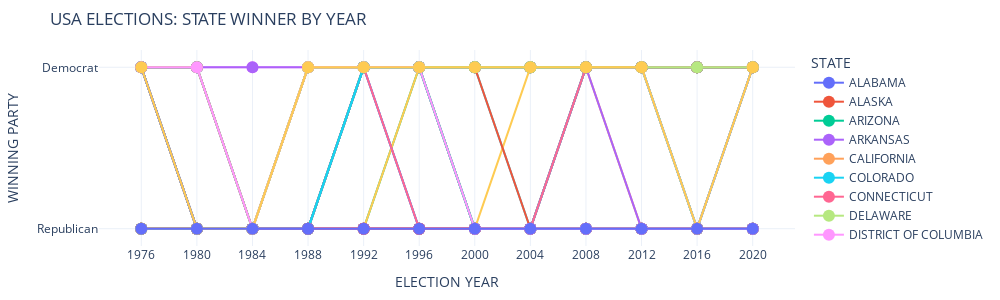
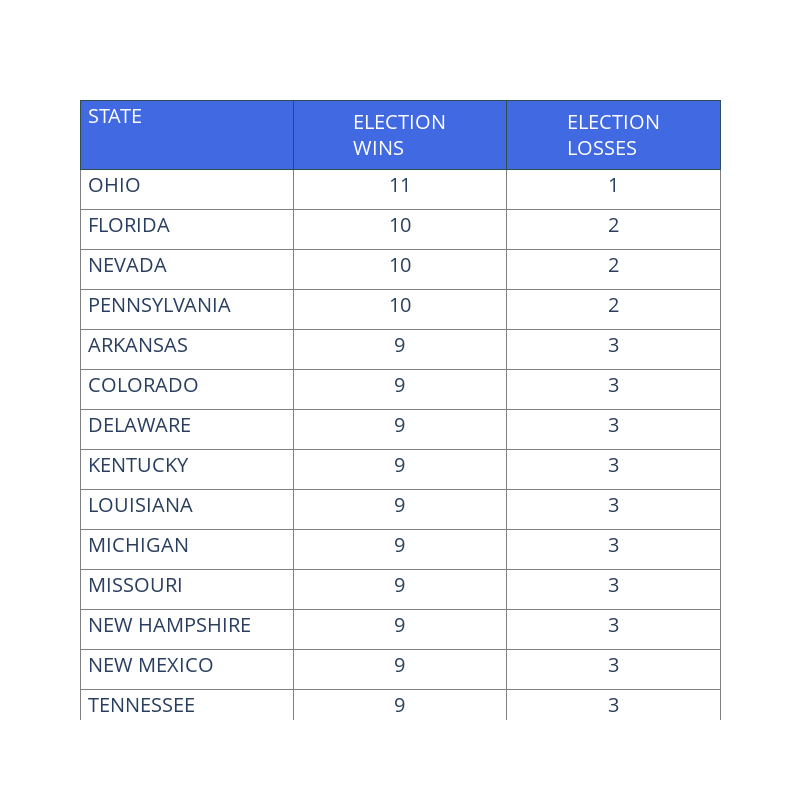

Notebook cell for these charts, in order:
### Markdown cell above
## Aug 20, 2024 - Plotly Figure Friday - Week 33 - US Presidential Elections
State win-loss records

### Code cell
import plotly.express as px
import plotly.graph_objects as go
import polars as pl
import numpy as np

#------------------------------------------------------------------------------#
#     Election winners cannot be determined from the weekly dataset. Two       # 
#     elections were won by candidates who loser of the popular vote.          #
#------------------------------------------------------------------------------#
df_election_winners = (
    # this df created as Lazy Frame for later join with other lazy frame
    pl.LazyFrame(
    {
        'YEAR'    : [1976, 1980, 1984, 1988, 1992, 1996, 2000, 2004, 2008 ,2012, 2016, 2020],
        'WINNER'  : ['Democrat','Republican','Republican','Republican', 'Democrat', 
                     'Democrat','Republican','Republican','Democrat','Democrat',
                     'Republican','Democrat'] 
    }
    )
    .with_columns(pl.col('YEAR').cast(pl.Int16))
)
print(f'{df_election_winners =  }')
# print(f'{df_election_winners.schema =  }')
print(f'{df_election_winners.collect_schema() =  }')
print(f'{df_election_winners.describe =  }')
print(f'{df_election_winners.inspect =  }')

#------------------------------------------------------------------------------#
#     Read dataset from local file, clean up - uses polars LazyFrame           #
#------------------------------------------------------------------------------#
df = (
    pl.scan_csv(       # pl.scan_csv creates Lazy Frame for query optimization
    './Dataset/1976-2020-president.csv',
    ignore_errors=True
    )
    .select(pl.col('year', 'state', 'party_simplified', 'candidatevotes'))
    .rename(
        {
            'year': 'YEAR',
            'state':'STATE',
            'party_simplified':'PARTY',
            'candidatevotes':'VOTES'
        }
    )
    .filter(pl.col('PARTY').is_in(['DEMOCRAT', 'REPUBLICAN']))
    .with_columns(
        pl.col('PARTY')
        .str.replace('DEMOCRAT', 'DEM')
        .str.replace('REPUBLICAN', 'REP'),
        pl.col('YEAR').cast(pl.Int16),
        pl.col('VOTES').cast(pl.Int32)
    )
     # optimize & run query from scan_csv to .collect() on the next line
    .collect()   
    .pivot(
         index =['YEAR', 'STATE'],
         on = 'PARTY',
         values='VOTES',
         aggregate_function='sum'
    )
    # convert back to lazy mode post-pivot
    .lazy()     # converting back to Lazy Frames
    .with_columns(
        STATE_WINNER = 
            pl.when(pl.col('DEM')> pl.col('REP'))
            .then(pl.lit('Democrat'))
            .otherwise(pl.lit('Republican'))
    )
    .with_columns(
        STATE_LOSER = 
            pl.when(pl.col('DEM')> pl.col('REP'))
            .then(pl.lit('Republican'))
            .otherwise(pl.lit('Democrat'))
    )
    .join(
        df_election_winners,
        on='YEAR',
        how='left'
    )
    .with_columns(
        WIN = pl.when(pl.col('STATE_WINNER') == pl.col('WINNER'))
                .then(pl.lit(1))
                .otherwise(pl.lit(0))
    )
    .with_columns(
        LOSS = pl.when(pl.col('STATE_WINNER') != pl.col('WINNER'))
                .then(pl.lit(1))
                .otherwise(pl.lit(0))
    )

    # optimize & run query from previous .lazy() to .collect() on the next line
    .collect()
)

#------------------------------------------------------------------------------#
#     Make scatter plot to show  each state's winning party by year            #
#------------------------------------------------------------------------------#
states = df.columns[0:-2]
df_state_winners = (
    df
    .pivot(
        index = 'YEAR',
        on = 'STATE',
        values = 'STATE_WINNER'
    )
    .with_columns(pl.col('YEAR').cast(pl.String))
)
print(f'{df_state_winners.head(2) = }')
print(f'{df_state_winners.glimpse() = }')

states = df_state_winners.columns[1:]

fig = px.scatter(df_state_winners, 'YEAR', states)
fig.update_layout(
    title = f'USA Elections: State Winner by YEAR'.upper(),
    height=300, width=1000,
    xaxis_title='ELECTION YEAR'.upper(),
    yaxis_title="Winning party".upper(),
    yaxis_title_font=dict(size=14),
    xaxis_title_font=dict(size=14),
    margin={"r":50, "t":50, "l":50, "b":50},
    autosize=False,
    showlegend=True,
    template='plotly_white'
)
#  Setup hover elements
fig.update_traces(
    mode='markers+lines',
    marker=dict(size=12, line=dict(width=0)),
    )
# fig.update_layout(hovermode='x unified')
fig.update_layout(legend_title='STATE')
fig.update_yaxes(range = ['REP', 'DEM'])
fig.update_yaxes(categoryorder='category descending')

fig.show()

#------------------------------------------------------------------------------#
#     Draw a plotly table with the win/loss results                            #
#------------------------------------------------------------------------------#
df_wins_losses = (
    pl.LazyFrame(   # start as a lazy frame
        df
        .group_by('STATE')
        .agg(
            [
                pl.col('WIN').sum(),
                pl.col('LOSS').sum()
            ]
        )
        .sort('WIN', 'STATE', descending =[True, False])
    )
    .collect()    # convert lazy frame to dataframe
)

fig = go.Figure(
    data=[
        go.Table(
            header=dict(
                values=['STATE', 'ELECTION<br>WINS', 'ELECTION<br>LOSSES'],
                line_color='darkslategray',
                fill_color='royalblue',
                align=['left','center'],
                font=dict(color='white', size=20),
                height=40
                ),
                cells = dict (
                    values=[
                            df_wins_losses['STATE'], 
                            df_wins_losses['WIN'],
                            df_wins_losses['LOSS'],
                        ],
                        line_color='gray',
                        fill_color='white',
                        align=['left','center'],
                        font_size=20,
                        height=40
                ),
        )
    ]
)
fig.update_layout(template = 'plotly_white', width=800, height=800)

fig.show()

### Figure 1 — Plotly figure (JSON) as saved in the notebook; plotly's stock layout.template omitted (floating-point values rounded to 4 significant figures)
{"data": [{"hovertemplate": "variable=ALABAMA<br>YEAR=%{x}<br>value=%{y}<extra></extra>", "legendgroup": "ALABAMA", "marker": {"color": "#636efa", "line": {"width": 0}, "size": 12, "symbol": "circle"}, "mode": "markers+lines", "name": "ALABAMA", "orientation": "v", "showlegend": true, "type": "scatter", "x": ["1976", "1980", "1984", "1988", "1992", "1996", "2000", "2004", "2008", "2012", "2016", "2020"], "xaxis": "x", "y": ["Democrat", "Republican", "Republican", "Republican", "Republican", "Republican", "Republican", "Republican", "Republican", "Republican", "Republican", "Republican"], "yaxis": "y"}, {"hovertemplate": "variable=ALASKA<br>YEAR=%{x}<br>value=%{y}<extra></extra>", "legendgroup": "ALASKA", "marker": {"color": "#EF553B", "line": {"width": 0}, "size": 12, "symbol": "circle"}, "mode": "markers+lines", "name": "ALASKA", "orientation": "v", "showlegend": true, "type": "scatter", "x": ["1976", "1980", "1984", "1988", "1992", "1996", "2000", "2004", "2008", "2012", "2016", "2020"], "xaxis": "x", "y": ["Republican", "Republican", "Republican", "Republican", "Republican", "Republican", "Republican", "Republican", "Republican", "Republican", "Republican", "Republican"], "yaxis": "y"}, {"hovertemplate": "variable=ARIZONA<br>YEAR=%{x}<br>value=%{y}<extra></extra>", "legendgroup": "ARIZONA", "marker": {"color": "#00cc96", "line": {"width": 0}, "size": 12, "symbol": "circle"}, "mode": "markers+lines", "name": "ARIZONA", "orientation": "v", "showlegend": true, "type": "scatter", "x": ["1976", "1980", "1984", "1988", "1992", "1996", "2000", "2004", "2008", "2012", "2016", "2020"], "xaxis": "x", "y": ["Republican", "Republican", "Republican", "Republican", "Republican", "Democrat", "Republican", "Republican", "Republican", "Republican", "Republican", "Democrat"], "yaxis": "y"}, {"hovertemplate": "variable=ARKANSAS<br>YEAR=%{x}<br>value=%{y}<extra></extra>", "legendgroup": "ARKANSAS", "marker": {"color": "#ab63fa", "line": {"width": 0}, "size": 12, "symbol": "circle"}, "mode": "markers+lines", "name": "ARKANSAS", "orientation": "v", "showlegend": true, "type": "scatter", "x": ["1976", "1980", "1984", "1988", "1992", "1996", "2000", "2004", "2008", "2012", "2016", "2020"], "xaxis": "x", "y": ["Democrat", "Republican", "Republican", "Republican", "Democrat", "Democrat", "Republican", "Republican", "Republican", "Republican", "Republican", "Republican"], "yaxis": "y"}, {"hovertemplate": "variable=CALIFORNIA<br>YEAR=%{x}<br>value=%{y}<extra></extra>", "legendgroup": "CALIFORNIA", "marker": {"color": "#FFA15A", "line": {"width": 0}, "size": 12, "symbol": "circle"}, "mode": "markers+lines", "name": "CALIFORNIA", "orientation": "v", "showlegend": true, "type": "scatter", "x": ["1976", "1980", "1984", "1988", "1992", "1996", "2000", "2004", "2008", "2012", "2016", "2020"], "xaxis": "x", "y": ["Republican", "Republican", "Republican", "Republican", "Democrat", "Democrat", "Democrat", "Democrat", "Democrat", "Democrat", "Democrat", "Democrat"], "yaxis": "y"}, {"hovertemplate": "variable=COLORADO<br>YEAR=%{x}<br>value=%{y}<extra></extra>", "legendgroup": "COLORADO", "marker": {"color": "#19d3f3", "line": {"width": 0}, "size": 12, "symbol": "circle"}, "mode": "markers+lines", "name": "COLORADO", "orientation": "v", "showlegend": true, "type": "scatter", "x": ["1976", "1980", "1984", "1988", "1992", "1996", "2000", "2004", "2008", "2012", "2016", "2020"], "xaxis": "x", "y": ["Republican", "Republican", "Republican", "Republican", "Democrat", "Republican", "Republican", "Republican", "Democrat", "Democrat", "Democrat", "Democrat"], "yaxis": "y"}, {"hovertemplate": "variable=CONNECTICUT<br>YEAR=%{x}<br>value=%{y}<extra></extra>", "legendgroup": "CONNECTICUT", "marker": {"color": "#FF6692", "line": {"width": 0}, "size": 12, "symbol": "circle"}, "mode": "markers+lines", "name": "CONNECTICUT", "orientation": "v", "showlegend": true, "type": "scatter", "x": ["1976", "1980", "1984", "1988", "1992", "1996", "2000", "2004", "2008", "2012", "2016", "2020"], "xaxis": "x", "y": ["Republican", "Republican", "Republican", "Republican", "Democrat", "Democrat", "Democrat", "Democrat", "Democrat", "Democrat", "Democrat", "Democrat"], "yaxis": "y"}, {"hovertemplate": "variable=DELAWARE<br>YEAR=%{x}<br>value=%{y}<extra></extra>", "legendgroup": "DELAWARE", "marker": {"color": "#B6E880", "line": {"width": 0}, "size": 12, "symbol": "circle"}, "mode": "markers+lines", "name": "DELAWARE", "orientation": "v", "showlegend": true, "type": "scatter", "x": ["1976", "1980", "1984", "1988", "1992", "1996", "2000", "2004", "2008", "2012", "2016", "2020"], "xaxis": "x", "y": ["Democrat", "Republican", "Republican", "Republican", "Democrat", "Democrat", "Democrat", "Democrat", "Democrat", "Democrat", "Democrat", "Democrat"], "yaxis": "y"}, {"hovertemplate": "variable=DISTRICT OF COLUMBIA<br>YEAR=%{x}<br>value=%{y}<extra></extra>", "legendgroup": "DISTRICT OF COLUMBIA", "marker": {"color": "#FF97FF", "line": {"width": 0}, "size": 12, "symbol": "circle"}, "mode": "markers+lines", "name": "DISTRICT OF COLUMBIA", "orientation": "v", "showlegend": true, "type": "scatter", "x": ["1976", "1980", "1984", "1988", "1992", "1996", "2000", "2004", "2008", "2012", "2016", "2020"], "xaxis": "x", "y": ["Democrat", "Democrat", "Democrat", "Democrat", "Democrat", "Democrat", "Democrat", "Democrat", "Democrat", "Democrat", "Democrat", "Democrat"], "yaxis": "y"}, {"hovertemplate": "variable=FLORIDA<br>YEAR=%{x}<br>value=%{y}<extra></extra>", "legendgroup": "FLORIDA", "marker": {"color": "#FECB52", "line": {"width": 0}, "size": 12, "symbol": "circle"}, "mode": "markers+lines", "name": "FLORIDA", "orientation": "v", "showlegend": true, "type": "scatter", "x": ["1976", "1980", "1984", "1988", "1992", "1996", "2000", "2004", "2008", "2012", "2016", "2020"], "xaxis": "x", "y": ["Democrat", "Republican", "Republican", "Republican", "Republican", "Democrat", "Republican", "Republican", "Democrat", "Democrat", "Republican", "Republican"], "yaxis": "y"}, {"hovertemplate": "variable=GEORGIA<br>YEAR=%{x}<br>value=%{y}<extra></extra>", "legendgroup": "GEORGIA", "marker": {"color": "#636efa", "line": {"width": 0}, "size": 12, "symbol": "circle"}, "mode": "markers+lines", "name": "GEORGIA", "orientation": "v", "showlegend": true, "type": "scatter", "x": ["1976", "1980", "1984", "1988", "1992", "1996", "2000", "2004", "2008", "2012", "2016", "2020"], "xaxis": "x", "y": ["Democrat", "Democrat", "Republican", "Republican", "Democrat", "Republican", "Republican", "Republican", "Republican", "Republican", "Republican", "Democrat"], "yaxis": "y"}, {"hovertemplate": "variable=HAWAII<br>YEAR=%{x}<br>value=%{y}<extra></extra>", "legendgroup": "HAWAII", "marker": {"color": "#EF553B", "line": {"width": 0}, "size": 12, "symbol": "circle"}, "mode": "markers+lines", "name": "HAWAII", "orientation": "v", "showlegend": true, "type": "scatter", "x": ["1976", "1980", "1984", "1988", "1992", "1996", "2000", "2004", "2008", "2012", "2016", "2020"], "xaxis": "x", "y": ["Democrat", "Democrat", "Republican", "Democrat", "Democrat", "Democrat", "Democrat", "Democrat", "Democrat", "Democrat", "Democrat", "Democrat"], "yaxis": "y"}, {"hovertemplate": "variable=IDAHO<br>YEAR=%{x}<br>value=%{y}<extra></extra>", "legendgroup": "IDAHO", "marker": {"color": "#00cc96", "line": {"width": 0}, "size": 12, "symbol": "circle"}, "mode": "markers+lines", "name": "IDAHO", "orientation": "v", "showlegend": true, "type": "scatter", "x": ["1976", "1980", "1984", "1988", "1992", "1996", "2000", "2004", "2008", "2012", "2016", "2020"], "xaxis": "x", "y": ["Republican", "Republican", "Republican", "Republican", "Republican", "Republican", "Republican", "Republican", "Republican", "Republican", "Republican", "Republican"], "yaxis": "y"}, {"hovertemplate": "variable=ILLINOIS<br>YEAR=%{x}<br>value=%{y}<extra></extra>", "legendgroup": "ILLINOIS", "marker": {"color": "#ab63fa", "line": {"width": 0}, "size": 12, "symbol": "circle"}, "mode": "markers+lines", "name": "ILLINOIS", "orientation": "v", "showlegend": true, "type": "scatter", "x": ["1976", "1980", "1984", "1988", "1992", "1996", "2000", "2004", "2008", "2012", "2016", "2020"], "xaxis": "x", "y": ["Republican", "Republican", "Republican", "Republican", "Democrat", "Democrat", "Democrat", "Democrat", "Democrat", "Democrat", "Democrat", "Democrat"], "yaxis": "y"}, {"hovertemplate": "variable=INDIANA<br>YEAR=%{x}<br>value=%{y}<extra></extra>", "legendgroup": "INDIANA", "marker": {"color": "#FFA15A", "line": {"width": 0}, "size": 12, "symbol": "circle"}, "mode": "markers+lines", "name": "INDIANA", "orientation": "v", "showlegend": true, "type": "scatter", "x": ["1976", "1980", "1984", "1988", "1992", "1996", "2000", "2004", "2008", "2012", "2016", "2020"], "xaxis": "x", "y": ["Republican", "Republican", "Republican", "Republican", "Republican", "Republican", "Republican", "Republican", "Democrat", "Republican", "Republican", "Republican"], "yaxis": "y"}, {"hovertemplate": "variable=IOWA<br>YEAR=%{x}<br>value=%{y}<extra></extra>", "legendgroup": "IOWA", "marker": {"color": "#19d3f3", "line": {"width": 0}, "size": 12, "symbol": "circle"}, "mode": "markers+lines", "name": "IOWA", "orientation": "v", "showlegend": true, "type": "scatter", "x": ["1976", "1980", "1984", "1988", "1992", "1996", "2000", "2004", "2008", "2012", "2016", "2020"], "xaxis": "x", "y": ["Republican", "Republican", "Republican", "Democrat", "Democrat", "Democrat", "Democrat", "Republican", "Democrat", "Democrat", "Republican", "Republican"], "yaxis": "y"}, {"hovertemplate": "variable=KANSAS<br>YEAR=%{x}<br>value=%{y}<extra></extra>", "legendgroup": "KANSAS", "marker": {"color": "#FF6692", "line": {"width": 0}, "size": 12, "symbol": "circle"}, "mode": "markers+lines", "name": "KANSAS", "orientation": "v", "showlegend": true, "type": "scatter", "x": ["1976", "1980", "1984", "1988", "1992", "1996", "2000", "2004", "2008", "2012", "2016", "2020"], "xaxis": "x", "y": ["Republican", "Republican", "Republican", "Republican", "Republican", "Republican", "Republican", "Republican", "Republican", "Republican", "Republican", "Republican"], "yaxis": "y"}, {"hovertemplate": "variable=KENTUCKY<br>YEAR=%{x}<br>value=%{y}<extra></extra>", "legendgroup": "KENTUCKY", "marker": {"color": "#B6E880", "line": {"width": 0}, "size": 12, "symbol": "circle"}, "mode": "markers+lines", "name": "KENTUCKY", "orientation": "v", "showlegend": true, "type": "scatter", "x": ["1976", "1980", "1984", "1988", "1992", "1996", "2000", "2004", "2008", "2012", "2016", "2020"], "xaxis": "x", "y": ["Democrat", "Republican", "Republican", "Republican", "Democrat", "Democrat", "Republican", "Republican", "Republican", "Republican", "Republican", "Republican"], "yaxis": "y"}, {"hovertemplate": "variable=LOUISIANA<br>YEAR=%{x}<br>value=%{y}<extra></extra>", "legendgroup": "LOUISIANA", "marker": {"color": "#FF97FF", "line": {"width": 0}, "size": 12, "symbol": "circle"}, "mode": "markers+lines", "name": "LOUISIANA", "orientation": "v", "showlegend": true, "type": "scatter", "x": ["1976", "1980", "1984", "1988", "1992", "1996", "2000", "2004", "2008", "2012", "2016", "2020"], "xaxis": "x", "y": ["Democrat", "Republican", "Republican", "Republican", "Democrat", "Democrat", "Republican", "Republican", "Republican", "Republican", "Republican", "Republican"], "yaxis": "y"}, {"hovertemplate": "variable=MAINE<br>YEAR=%{x}<br>value=%{y}<extra></extra>", "legendgroup": "MAINE", "marker": {"color": "#FECB52", "line": {"width": 0}, "size": 12, "symbol": "circle"}, "mode": "markers+lines", "name": "MAINE", "orientation": "v", "showlegend": true, "type": "scatter", "x": ["1976", "1980", "1984", "1988", "1992", "1996", "2000", "2004", "2008", "2012", "2016", "2020"], "xaxis": "x", "y": ["Republican", "Republican", "Republican", "Republican", "Democrat", "Democrat", "Democrat", "Democrat", "Democrat", "Democrat", "Democrat", "Democrat"], "yaxis": "y"}, {"hovertemplate": "variable=MARYLAND<br>YEAR=%{x}<br>value=%{y}<extra></extra>", "legendgroup": "MARYLAND", "marker": {"color": "#636efa", "line": {"width": 0}, "size": 12, "symbol": "circle"}, "mode": "markers+lines", "name": "MARYLAND", "orientation": "v", "showlegend": true, "type": "scatter", "x": ["1976", "1980", "1984", "1988", "1992", "1996", "2000", "2004", "2008", "2012", "2016", "2020"], "xaxis": "x", "y": ["Democrat", "Democrat", "Republican", "Republican", "Democrat", "Democrat", "Democrat", "Democrat", "Democrat", "Democrat", "Democrat", "Democrat"], "yaxis": "y"}, {"hovertemplate": "variable=MASSACHUSETTS<br>YEAR=%{x}<br>value=%{y}<extra></extra>", "legendgroup": "MASSACHUSETTS", "marker": {"color": "#EF553B", "line": {"width": 0}, "size": 12, "symbol": "circle"}, "mode": "markers+lines", "name": "MASSACHUSETTS", "orientation": "v", "showlegend": true, "type": "scatter", "x": ["1976", "1980", "1984", "1988", "1992", "1996", "2000", "2004", "2008", "2012", "2016", "2020"], "xaxis": "x", "y": ["Democrat", "Republican", "Republican", "Democrat", "Democrat", "Democrat", "Democrat", "Democrat", "Democrat", "Democrat", "Democrat", "Democrat"], "yaxis": "y"}, {"hovertemplate": "variable=MICHIGAN<br>YEAR=%{x}<br>value=%{y}<extra></extra>", "legendgroup": "MICHIGAN", "marker": {"color": "#00cc96", "line": {"width": 0}, "size": 12, "symbol": "circle"}, "mode": "markers+lines", "name": "MICHIGAN", "orientation": "v", "showlegend": true, "type": "scatter", "x": ["1976", "1980", "1984", "1988", "1992", "1996", "2000", "2004", "2008", "2012", "2016", "2020"], "xaxis": "x", "y": ["Republican", "Republican", "Republican", "Republican", "Democrat", "Democrat", "Democrat", "Democrat", "Democrat", "Democrat", "Republican", "Democrat"], "yaxis": "y"}, {"hovertemplate": "variable=MINNESOTA<br>YEAR=%{x}<br>value=%{y}<extra></extra>", "legendgroup": "MINNESOTA", "marker": {"color": "#ab63fa", "line": {"width": 0}, "size": 12, "symbol": "circle"}, "mode": "markers+lines", "name": "MINNESOTA", "orientation": "v", "showlegend": true, "type": "scatter", "x": ["1976", "1980", "1984", "1988", "1992", "1996", "2000", "2004", "2008", "2012", "2016", "2020"], "xaxis": "x", "y": ["Democrat", "Democrat", "Democrat", "Democrat", "Democrat", "Democrat", "Democrat", "Democrat", "Democrat", "Democrat", "Democrat", "Democrat"], "yaxis": "y"}, {"hovertemplate": "variable=MISSISSIPPI<br>YEAR=%{x}<br>value=%{y}<extra></extra>", "legendgroup": "MISSISSIPPI", "marker": {"color": "#FFA15A", "line": {"width": 0}, "size": 12, "symbol": "circle"}, "mode": "markers+lines", "name": "MISSISSIPPI", "orientation": "v", "showlegend": true, "type": "scatter", "x": ["1976", "1980", "1984", "1988", "1992", "1996", "2000", "2004", "2008", "2012", "2016", "2020"], "xaxis": "x", "y": ["Democrat", "Republican", "Republican", "Republican", "Republican", "Republican", "Republican", "Republican", "Republican", "Republican", "Republican", "Republican"], "yaxis": "y"}, {"hovertemplate": "variable=MISSOURI<br>YEAR=%{x}<br>value=%{y}<extra></extra>", "legendgroup": "MISSOURI", "marker": {"color": "#19d3f3", "line": {"width": 0}, "size": 12, "symbol": "circle"}, "mode": "markers+lines", "name": "MISSOURI", "orientation": "v", "showlegend": true, "type": "scatter", "x": ["1976", "1980", "1984", "1988", "1992", "1996", "2000", "2004", "2008", "2012", "2016", "2020"], "xaxis": "x", "y": ["Democrat", "Republican", "Republican", "Republican", "Democrat", "Democrat", "Republican", "Republican", "Republican", "Republican", "Republican", "Republican"], "yaxis": "y"}, {"hovertemplate": "variable=MONTANA<br>YEAR=%{x}<br>value=%{y}<extra></extra>", "legendgroup": "MONTANA", "marker": {"color": "#FF6692", "line": {"width": 0}, "size": 12, "symbol": "circle"}, "mode": "markers+lines", "name": "MONTANA", "orientation": "v", "showlegend": true, "type": "scatter", "x": ["1976", "1980", "1984", "1988", "1992", "1996", "2000", "2004", "2008", "2012", "2016", "2020"], "xaxis": "x", "y": ["Republican", "Republican", "Republican", "Republican", "Democrat", "Republican", "Republican", "Republican", "Republican", "Republican", "Republican", "Republican"], "yaxis": "y"}, {"hovertemplate": "variable=NEBRASKA<br>YEAR=%{x}<br>value=%{y}<extra></extra>", "legendgroup": "NEBRASKA", "marker": {"color": "#B6E880", "line": {"width": 0}, "size": 12, "symbol": "circle"}, "mode": "markers+lines", "name": "NEBRASKA", "orientation": "v", "showlegend": true, "type": "scatter", "x": ["1976", "1980", "1984", "1988", "1992", "1996", "2000", "2004", "2008", "2012", "2016", "2020"], "xaxis": "x", "y": ["Republican", "Republican", "Republican", "Republican", "Republican", "Republican", "Republican", "Republican", "Republican", "Republican", "Republican", "Republican"], "yaxis": "y"}, {"hovertemplate": "variable=NEVADA<br>YEAR=%{x}<br>value=%{y}<extra></extra>", "legendgroup": "NEVADA", "marker": {"color": "#FF97FF", "line": {"width": 0}, "size": 12, "symbol": "circle"}, "mode": "markers+lines", "name": "NEVADA", "orientation": "v", "showlegend": true, "type": "scatter", "x": ["1976", "1980", "1984", "1988", "1992", "1996", "2000", "2004", "2008", "2012", "2016", "2020"], "xaxis": "x", "y": ["Republican", "Republican", "Republican", "Republican", "Democrat", "Democrat", "Republican", "Republican", "Democrat", "Democrat", "Democrat", "Democrat"], "yaxis": "y"}, {"hovertemplate": "variable=NEW HAMPSHIRE<br>YEAR=%{x}<br>value=%{y}<extra></extra>", "legendgroup": "NEW HAMPSHIRE", "marker": {"color": "#FECB52", "line": {"width": 0}, "size": 12, "symbol": "circle"}, "mode": "markers+lines", "name": "NEW HAMPSHIRE", "orientation": "v", "showlegend": true, "type": "scatter", "x": ["1976", "1980", "1984", "1988", "1992", "1996", "2000", "2004", "2008", "2012", "2016", "2020"], "xaxis": "x", "y": ["Republican", "Republican", "Republican", "Republican", "Democrat", "Democrat", "Republican", "Democrat", "Democrat", "Democrat", "Democrat", "Democrat"], "yaxis": "y"}, {"hovertemplate": "variable=NEW JERSEY<br>YEAR=%{x}<br>value=%{y}<extra></extra>", "legendgroup": "NEW JERSEY", "marker": {"color": "#636efa", "line": {"width": 0}, "size": 12, "symbol": "circle"}, "mode": "markers+lines", "name": "NEW JERSEY", "orientation": "v", "showlegend": true, "type": "scatter", "x": ["1976", "1980", "1984", "1988", "1992", "1996", "2000", "2004", "2008", "2012", "2016", "2020"], "xaxis": "x", "y": ["Republican", "Republican", "Republican", "Republican", "Democrat", "Democrat", "Democrat", "Democrat", "Democrat", "Democrat", "Democrat", "Democrat"], "yaxis": "y"}, {"hovertemplate": "variable=NEW MEXICO<br>YEAR=%{x}<br>value=%{y}<extra></extra>", "legendgroup": "NEW MEXICO", "marker": {"color": "#EF553B", "line": {"width": 0}, "size": 12, "symbol": "circle"}, "mode": "markers+lines", "name": "NEW MEXICO", "orientation": "v", "showlegend": true, "type": "scatter", "x": ["1976", "1980", "1984", "1988", "1992", "1996", "2000", "2004", "2008", "2012", "2016", "2020"], "xaxis": "x", "y": ["Republican", "Republican", "Republican", "Republican", "Democrat", "Democrat", "Democrat", "Republican", "Democrat", "Democrat", "Democrat", "Democrat"], "yaxis": "y"}, {"hovertemplate": "variable=NEW YORK<br>YEAR=%{x}<br>value=%{y}<extra></extra>", "legendgroup": "NEW YORK", "marker": {"color": "#00cc96", "line": {"width": 0}, "size": 12, "symbol": "circle"}, "mode": "markers+lines", "name": "NEW YORK", "orientation": "v", "showlegend": true, "type": "scatter", "x": ["1976", "1980", "1984", "1988", "1992", "1996", "2000", "2004", "2008", "2012", "2016", "2020"], "xaxis": "x", "y": ["Democrat", "Democrat", "Republican", "Democrat", "Democrat", "Democrat", "Democrat", "Democrat", "Democrat", "Democrat", "Democrat", "Democrat"], "yaxis": "y"}, {"hovertemplate": "variable=NORTH CAROLINA<br>YEAR=%{x}<br>value=%{y}<extra></extra>", "legendgroup": "NORTH CAROLINA", "marker": {"color": "#ab63fa", "line": {"width": 0}, "size": 12, "symbol": "circle"}, "mode": "markers+lines", "name": "NORTH CAROLINA", "orientation": "v", "showlegend": true, "type": "scatter", "x": ["1976", "1980", "1984", "1988", "1992", "1996", "2000", "2004", "2008", "2012", "2016", "2020"], "xaxis": "x", "y": ["Democrat", "Republican", "Republican", "Republican", "Republican", "Republican", "Republican", "Republican", "Democrat", "Republican", "Republican", "Republican"], "yaxis": "y"}, {"hovertemplate": "variable=NORTH DAKOTA<br>YEAR=%{x}<br>value=%{y}<extra></extra>", "legendgroup": "NORTH DAKOTA", "marker": {"color": "#FFA15A", "line": {"width": 0}, "size": 12, "symbol": "circle"}, "mode": "markers+lines", "name": "NORTH DAKOTA", "orientation": "v", "showlegend": true, "type": "scatter", "x": ["1976", "1980", "1984", "1988", "1992", "1996", "2000", "2004", "2008", "2012", "2016", "2020"], "xaxis": "x", "y": ["Republican", "Republican", "Republican", "Republican", "Republican", "Republican", "Republican", "Republican", "Republican", "Republican", "Republican", "Republican"], "yaxis": "y"}, {"hovertemplate": "variable=OHIO<br>YEAR=%{x}<br>value=%{y}<extra></extra>", "legendgroup": "OHIO", "marker": {"color": "#19d3f3", "line": {"width": 0}, "size": 12, "symbol": "circle"}, "mode": "markers+lines", "name": "OHIO", "orientation": "v", "showlegend": true, "type": "scatter", "x": ["1976", "1980", "1984", "1988", "1992", "1996", "2000", "2004", "2008", "2012", "2016", "2020"], "xaxis": "x", "y": ["Democrat", "Republican", "Republican", "Republican", "Democrat", "Democrat", "Republican", "Republican", "Democrat", "Democrat", "Republican", "Republican"], "yaxis": "y"}, {"hovertemplate": "variable=OKLAHOMA<br>YEAR=%{x}<br>value=%{y}<extra></extra>", "legendgroup": "OKLAHOMA", "marker": {"color": "#FF6692", "line": {"width": 0}, "size": 12, "symbol": "circle"}, "mode": "markers+lines", "name": "OKLAHOMA", "orientation": "v", "showlegend": true, "type": "scatter", "x": ["1976", "1980", "1984", "1988", "1992", "1996", "2000", "2004", "2008", "2012", "2016", "2020"], "xaxis": "x", "y": ["Republican", "Republican", "Republican", "Republican", "Republican", "Republican", "Republican", "Republican", "Republican", "Republican", "Republican", "Republican"], "yaxis": "y"}, {"hovertemplate": "variable=OREGON<br>YEAR=%{x}<br>value=%{y}<extra></extra>", "legendgroup": "OREGON", "marker": {"color": "#B6E880", "line": {"width": 0}, "size": 12, "symbol": "circle"}, "mode": "markers+lines", "name": "OREGON", "orientation": "v", "showlegend": true, "type": "scatter", "x": ["1976", "1980", "1984", "1988", "1992", "1996", "2000", "2004", "2008", "2012", "2016", "2020"], "xaxis": "x", "y": ["Republican", "Republican", "Republican", "Democrat", "Democrat", "Democrat", "Democrat", "Democrat", "Democrat", "Democrat", "Democrat", "Democrat"], "yaxis": "y"}, {"hovertemplate": "variable=PENNSYLVANIA<br>YEAR=%{x}<br>value=%{y}<extra></extra>", "legendgroup": "PENNSYLVANIA", "marker": {"color": "#FF97FF", "line": {"width": 0}, "size": 12, "symbol": "circle"}, "mode": "markers+lines", "name": "PENNSYLVANIA", "orientation": "v", "showlegend": true, "type": "scatter", "x": ["1976", "1980", "1984", "1988", "1992", "1996", "2000", "2004", "2008", "2012", "2016", "2020"], "xaxis": "x", "y": ["Democrat", "Republican", "Republican", "Republican", "Democrat", "Democrat", "Democrat", "Democrat", "Democrat", "Democrat", "Republican", "Democrat"], "yaxis": "y"}, {"hovertemplate": "variable=RHODE ISLAND<br>YEAR=%{x}<br>value=%{y}<extra></extra>", "legendgroup": "RHODE ISLAND", "marker": {"color": "#FECB52", "line": {"width": 0}, "size": 12, "symbol": "circle"}, "mode": "markers+lines", "name": "RHODE ISLAND", "orientation": "v", "showlegend": true, "type": "scatter", "x": ["1976", "1980", "1984", "1988", "1992", "1996", "2000", "2004", "2008", "2012", "2016", "2020"], "xaxis": "x", "y": ["Democrat", "Democrat", "Republican", "Democrat", "Democrat", "Democrat", "Democrat", "Democrat", "Democrat", "Democrat", "Democrat", "Democrat"], "yaxis": "y"}, {"hovertemplate": "variable=SOUTH CAROLINA<br>YEAR=%{x}<br>value=%{y}<extra></extra>", "legendgroup": "SOUTH CAROLINA", "marker": {"color": "#636efa", "line": {"width": 0}, "size": 12, "symbol": "circle"}, "mode": "markers+lines", "name": "SOUTH CAROLINA", "orientation": "v", "showlegend": true, "type": "scatter", "x": ["1976", "1980", "1984", "1988", "1992", "1996", "2000", "2004", "2008", "2012", "2016", "2020"], "xaxis": "x", "y": ["Democrat", "Republican", "Republican", "Republican", "Republican", "Republican", "Republican", "Republican", "Republican", "Republican", "Republican", "Republican"], "yaxis": "y"}, {"hovertemplate": "variable=SOUTH DAKOTA<br>YEAR=%{x}<br>value=%{y}<extra></extra>", "legendgroup": "SOUTH DAKOTA", "marker": {"color": "#EF553B", "line": {"width": 0}, "size": 12, "symbol": "circle"}, "mode": "markers+lines", "name": "SOUTH DAKOTA", "orientation": "v", "showlegend": true, "type": "scatter", "x": ["1976", "1980", "1984", "1988", "1992", "1996", "2000", "2004", "2008", "2012", "2016", "2020"], "xaxis": "x", "y": ["Republican", "Republican", "Republican", "Republican", "Republican", "Republican", "Republican", "Republican", "Republican", "Republican", "Republican", "Republican"], "yaxis": "y"}, {"hovertemplate": "variable=TENNESSEE<br>YEAR=%{x}<br>value=%{y}<extra></extra>", "legendgroup": "TENNESSEE", "marker": {"color": "#00cc96", "line": {"width": 0}, "size": 12, "symbol": "circle"}, "mode": "markers+lines", "name": "TENNESSEE", "orientation": "v", "showlegend": true, "type": "scatter", "x": ["1976", "1980", "1984", "1988", "1992", "1996", "2000", "2004", "2008", "2012", "2016", "2020"], "xaxis": "x", "y": ["Democrat", "Republican", "Republican", "Republican", "Democrat", "Democrat", "Republican", "Republican", "Republican", "Republican", "Republican", "Republican"], "yaxis": "y"}, {"hovertemplate": "variable=TEXAS<br>YEAR=%{x}<br>value=%{y}<extra></extra>", "legendgroup": "TEXAS", "marker": {"color": "#ab63fa", "line": {"width": 0}, "size": 12, "symbol": "circle"}, "mode": "markers+lines", "name": "TEXAS", "orientation": "v", "showlegend": true, "type": "scatter", "x": ["1976", "1980", "1984", "1988", "1992", "1996", "2000", "2004", "2008", "2012", "2016", "2020"], "xaxis": "x", "y": ["Democrat", "Republican", "Republican", "Republican", "Republican", "Republican", "Republican", "Republican", "Republican", "Republican", "Republican", "Republican"], "yaxis": "y"}, {"hovertemplate": "variable=UTAH<br>YEAR=%{x}<br>value=%{y}<extra></extra>", "legendgroup": "UTAH", "marker": {"color": "#FFA15A", "line": {"width": 0}, "size": 12, "symbol": "circle"}, "mode": "markers+lines", "name": "UTAH", "orientation": "v", "showlegend": true, "type": "scatter", "x": ["1976", "1980", "1984", "1988", "1992", "1996", "2000", "2004", "2008", "2012", "2016", "2020"], "xaxis": "x", "y": ["Republican", "Republican", "Republican", "Republican", "Republican", "Republican", "Republican", "Republican", "Republican", "Republican", "Republican", "Republican"], "yaxis": "y"}, {"hovertemplate": "variable=VERMONT<br>YEAR=%{x}<br>value=%{y}<extra></extra>", "legendgroup": "VERMONT", "marker": {"color": "#19d3f3", "line": {"width": 0}, "size": 12, "symbol": "circle"}, "mode": "markers+lines", "name": "VERMONT", "orientation": "v", "showlegend": true, "type": "scatter", "x": ["1976", "1980", "1984", "1988", "1992", "1996", "2000", "2004", "2008", "2012", "2016", "2020"], "xaxis": "x", "y": ["Republican", "Republican", "Republican", "Republican", "Democrat", "Democrat", "Democrat", "Democrat", "Democrat", "Democrat", "Democrat", "Democrat"], "yaxis": "y"}, {"hovertemplate": "variable=VIRGINIA<br>YEAR=%{x}<br>value=%{y}<extra></extra>", "legendgroup": "VIRGINIA", "marker": {"color": "#FF6692", "line": {"width": 0}, "size": 12, "symbol": "circle"}, "mode": "markers+lines", "name": "VIRGINIA", "orientation": "v", "showlegend": true, "type": "scatter", "x": ["1976", "1980", "1984", "1988", "1992", "1996", "2000", "2004", "2008", "2012", "2016", "2020"], "xaxis": "x", "y": ["Republican", "Republican", "Republican", "Republican", "Republican", "Republican", "Republican", "Republican", "Democrat", "Democrat", "Democrat", "Democrat"], "yaxis": "y"}, {"hovertemplate": "variable=WASHINGTON<br>YEAR=%{x}<br>value=%{y}<extra></extra>", "legendgroup": "WASHINGTON", "marker": {"color": "#B6E880", "line": {"width": 0}, "size": 12, "symbol": "circle"}, "mode": "markers+lines", "name": "WASHINGTON", "orientation": "v", "showlegend": true, "type": "scatter", "x": ["1976", "1980", "1984", "1988", "1992", "1996", "2000", "2004", "2008", "2012", "2016", "2020"], "xaxis": "x", "y": ["Republican", "Republican", "Republican", "Democrat", "Democrat", "Democrat", "Democrat", "Democrat", "Democrat", "Democrat", "Democrat", "Democrat"], "yaxis": "y"}, {"hovertemplate": "variable=WEST VIRGINIA<br>YEAR=%{x}<br>value=%{y}<extra></extra>", "legendgroup": "WEST VIRGINIA", "marker": {"color": "#FF97FF", "line": {"width": 0}, "size": 12, "symbol": "circle"}, "mode": "markers+lines", "name": "WEST VIRGINIA", "orientation": "v", "showlegend": true, "type": "scatter", "x": ["1976", "1980", "1984", "1988", "1992", "1996", "2000", "2004", "2008", "2012", "2016", "2020"], "xaxis": "x", "y": ["Democrat", "Democrat", "Republican", "Democrat", "Democrat", "Democrat", "Republican", "Republican", "Republican", "Republican", "Republican", "Republican"], "yaxis": "y"}, {"hovertemplate": "variable=WISCONSIN<br>YEAR=%{x}<br>value=%{y}<extra></extra>", "legendgroup": "WISCONSIN", "marker": {"color": "#FECB52", "line": {"width": 0}, "size": 12, "symbol": "circle"}, "mode": "markers+lines", "name": "WISCONSIN", "orientation": "v", "showlegend": true, "type": "scatter", "x": ["1976", "1980", "1984", "1988", "1992", "1996", "2000", "2004", "2008", "2012", "2016", "2020"], "xaxis": "x", "y": ["Democrat", "Republican", "Republican", "Democrat", "Democrat", "Democrat", "Democrat", "Democrat", "Democrat", "Democrat", "Republican", "Democrat"], "yaxis": "y"}, {"hovertemplate": "variable=WYOMING<br>YEAR=%{x}<br>value=%{y}<extra></extra>", "legendgroup": "WYOMING", "marker": {"color": "#636efa", "line": {"width": 0}, "size": 12, "symbol": "circle"}, "mode": "markers+lines", "name": "WYOMING", "orientation": "v", "showlegend": true, "type": "scatter", "x": ["1976", "1980", "1984", "1988", "1992", "1996", "2000", "2004", "2008", "2012", "2016", "2020"], "xaxis": "x", "y": ["Republican", "Republican", "Republican", "Republican", "Republican", "Republican", "Republican", "Republican", "Republican", "Republican", "Republican", "Republican"], "yaxis": "y"}], "layout": {"autosize": false, "height": 300, "legend": {"title": {"text": "STATE"}, "tracegroupgap": 0}, "margin": {"b": 50, "l": 50, "r": 50, "t": 50}, "showlegend": true, "title": {"text": "USA ELECTIONS: STATE WINNER BY YEAR"}, "width": 1000, "xaxis": {"anchor": "y", "domain": [0, 1], "title": {"font": {"size": 14}, "text": "ELECTION YEAR"}}, "yaxis": {"anchor": "x", "categoryorder": "category descending", "domain": [0, 1], "range": ["REP", "DEM"], "title": {"font": {"size": 14}, "text": "WINNING PARTY"}}}}

### Figure 2 — Plotly figure (JSON) as saved in the notebook; plotly's stock layout.template omitted (floating-point values rounded to 4 significant figures; data arrays with more than 128 entries replaced by an {"elided": "..."} marker saying what was removed)
{"data": [{"cells": {"align": ["left", "center"], "fill": {"color": "white"}, "font": {"size": 20}, "height": 40, "line": {"color": "gray"}, "values": {"elided": "3x51 mixed values"}}, "header": {"align": ["left", "center"], "fill": {"color": "royalblue"}, "font": {"color": "white", "size": 20}, "height": 40, "line": {"color": "darkslategray"}, "values": ["STATE", "ELECTION<br>WINS", "ELECTION<br>LOSSES"]}, "type": "table"}], "layout": {"height": 800, "width": 800}}
